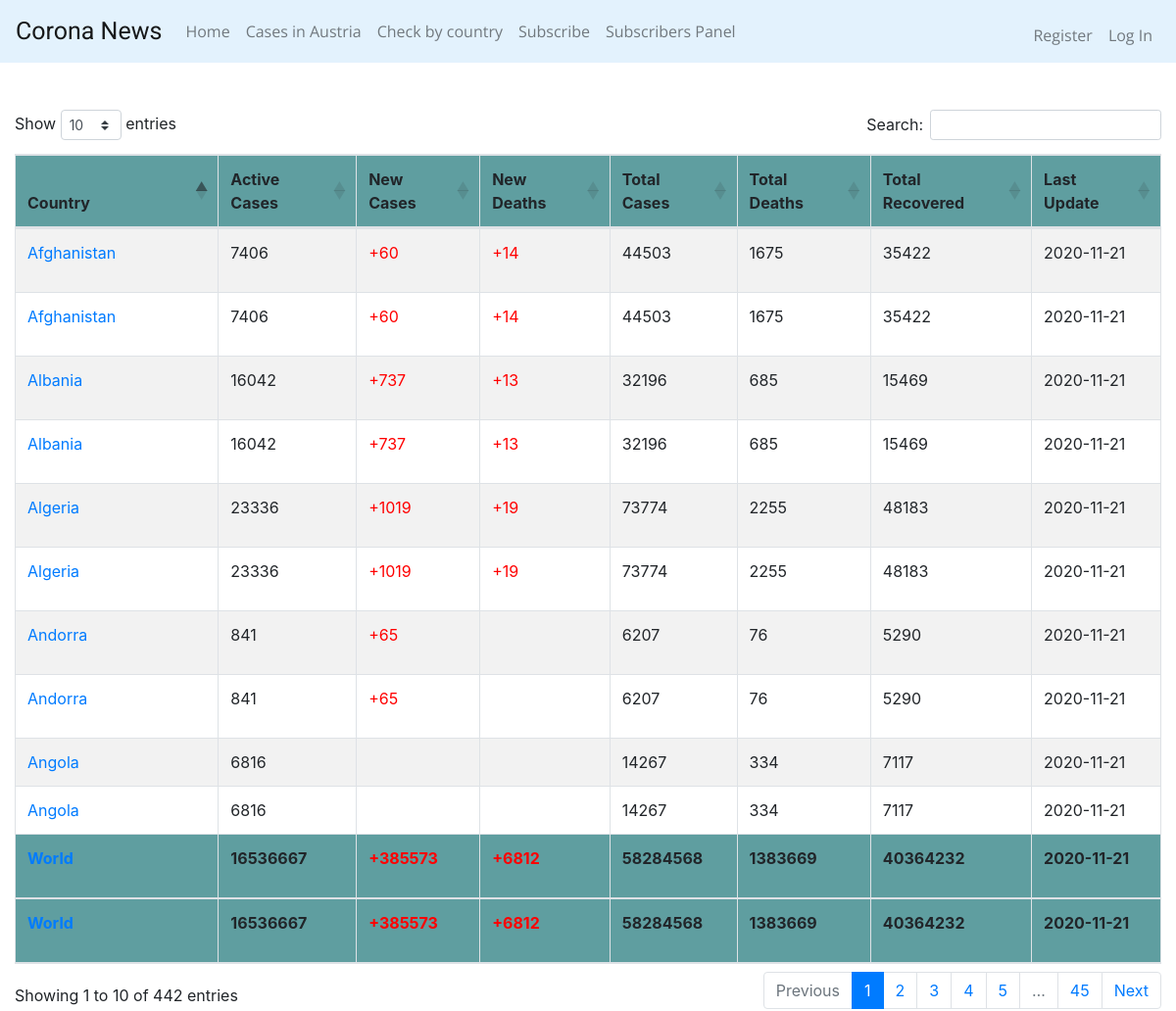
Before: /casesWorld with the older database file.
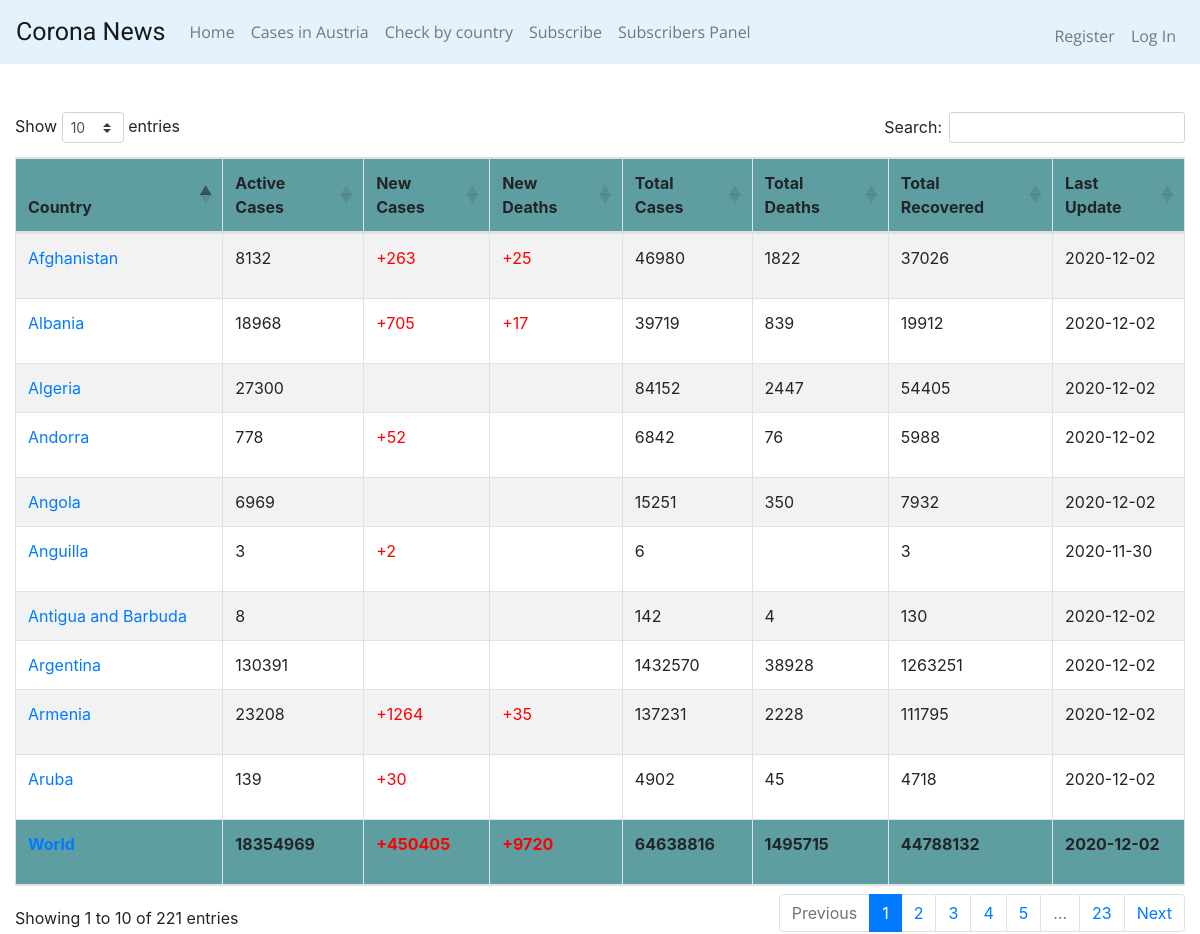
After: the same page with the newer database file.
### tables this page shows
CREATE TABLE casesWorld (id INTEGER PRIMARY KEY AUTOINCREMENT NOT NULL, country TEXT, active INTEGER, new INTEGER, deaths INTEGER, totalCases INTEGER, totalDeaths INTEGER, totalRecovered INTEGER, date date);

### app.py (the view)
@app.route("/casesWorld")
def casesWorld():
    tblCasesWorld = "casesWorld"
    tableValues = {}
    totalCases = {}
    tableValues = select_cases(tblCasesWorld)
    totalCases = select_cases_where_country(tblCasesWorld, "World")
    return render_template('casesWorld.html', casesWorld=tableValues, totalCases=totalCases)

### app.py (called while the page is built)
@app.after_request
def after_request(response):
    response.headers["Cache-Control"] = "no-cache, no-store, must-revalidate"
    response.headers["Expires"] = 0
    response.headers["Pragma"] = "no-cache"
    return response

### coronaCasesDAO.py (called while the page is built)
def select_cases(tableName):
    conn = connect_to_db()
    conn.row_factory = dict_factory
    cursor = conn.cursor()
    format_str = """SELECT country, active, new, deaths, totalCases, totalDeaths, totalRecovered, date FROM "{table}";"""
    sql_command = format_str.format(table=tableName)
    cursor.execute(sql_command)
    result = cursor.fetchall()
    conn.close()
    return result

def select_cases_where_country(tableName, country):
    conn = connect_to_db()
    conn.row_factory = dict_factory
    cursor = conn.cursor()
    format_str = """SELECT country, active, new, deaths, totalCases, totalDeaths, totalRecovered, date FROM "{table}" WHERE country="{countryName}";"""
    sql_command = format_str.format(table=tableName, countryName=country)
    cursor.execute(sql_command)
    result = cursor.fetchall()
    conn.close()
    return result

### helpers.py (called while the page is built)
def connect_to_db():
    conn = sqlite3.connect('coronaDatabase.db')
    return conn

### templates/casesWorld.html (shortened to what this page needs)
{% extends "layout.html" %}
{% block headSergiu %}
    <link href="https://cdn.datatables.net/1.10.22/css/dataTables.bootstrap4.min.css" rel="stylesheet">
{% endblock %}
{% block main %}
    <div class="col">
        <br>
        <table id="example" class="table table-striped table-bordered" style="width:100%">
            <thead>
                <tr style="background-color:cadetblue">
                    <th>Country</th>
                    <th>Active Cases</th>
                    <th>New Cases</th>
                    <th>New Deaths</th>
                    <th>Total Cases</th>
                    <th>Total Deaths</th>
                    <th>Total Recovered</th>
                    <th>Last Update</th>
                </tr>
            </thead>
            <tfoot>
                {% for dict_item in totalCases %}
                <tr style="background-color: cadetblue; font-weight: bold;">
                    <td >
                        {% set country = dict_item.get("country") %}
                        <a href="/history/{{ country }}" target="_blank">{{ country }}</a>
                    </td>
                    <td>
                        {{dict_item.get("active")}}
                    </td>
                    <td style="color:red;">
                        {% set new = dict_item.get("new") %}
                        {% if new != "" %}
                            <p>+{{ new }}</p>
                        {% else %}
                            <p></p>
                        {% endif %}
                    </td>
                    <td style="color:red;">
                        {% set deaths = dict_item.get("deaths") %}
                        {% if deaths != "" %}
                            <p>+{{ deaths }}</p>
                        {% else %}
                            <p></p>
                        {% endif %}
                    </td>
                    <td>
                        {{dict_item.get("totalCases")}}
                    </td>
                    <td>
                        {{dict_item.get("totalDeaths")}}
                    </td>
                    <td>
                        {{dict_item.get("totalRecovered")}}
                    </td>
                    <td>
                        {{dict_item.get("date")}}
                    </td>
                </tr>
                {% endfor %}
            </tfoot>
            <tbody>
            {% for dict_item in casesWorld %}
                <tr>
                        <td>
                            {% set country = dict_item.get("country") %}
                            <a href="/history/{{ country }}">{{ country }}</a>
                        </td>
                        <td>
                            {{dict_item.get("active")}}
                        </td>
                        <td style="color: red;">
                            {% set new = dict_item.get("new") %}
                            {% if new != "" %}
                                <p>+{{ new }}</p>
                            {% else %}
                                <p></p>
                            {% endif %}
                        </td>
                        <td style="color: red;">
                            {% set deaths = dict_item.get("deaths") %}
                            {% if deaths != "" %}
                                <p>+{{ deaths }}</p>
                            {% else %}
                                <p></p>
                            {% endif %}
                        </td>
                        <td>
                            {{dict_item.get("totalCases")}}
                        </td>
                        <td>
                            {{dict_item.get("totalDeaths")}}
                        </td>
                        <td>
                            {{dict_item.get("totalRecovered")}}
                        </td>
                        <td>
                            {{dict_item.get("date")}}
                        </td>
                </tr>
            {% endfor %}
            </tbody>
        </table>
    </div>
{% endblock %}

Changed rows visible on the page:
removed casesWorld: country "World", get "16536667", new "385573", deaths "6812", get "58284568", get "1383669", get "40364232", get "2020-11-21"
removed casesWorld: country "World", get "16536667", new "385573", deaths "6812", get "58284568", get "1383669", get "40364232", get "2020-11-21"
removed casesWorld: country "Algeria", get "23336", new "1019", deaths "19", get "73774", get "2255", get "48183", get "2020-11-21"
removed casesWorld: country "Afghanistan", get "7406", new "60", deaths "14", get "44503", get "1675", get "35422", get "2020-11-21"
removed casesWorld: country "Albania", get "16042", new "737", deaths "13", get "32196", get "685", get "15469", get "2020-11-21"
removed casesWorld: country "Angola", get "6816", get "14267", get "334", get "7117", get "2020-11-21"
removed casesWorld: country "Andorra", get "841", new "65", get "6207", get "76", get "5290", get "2020-11-21"
removed casesWorld: country "Algeria", get "23336", new "1019", deaths "19", get "73774", get "2255", get "48183", get "2020-11-21"
removed casesWorld: country "Afghanistan", get "7406", new "60", deaths "14", get "44503", get "1675", get "35422", get "2020-11-21"
removed casesWorld: country "Albania", get "16042", new "737", deaths "13", get "32196", get "685", get "15469", get "2020-11-21"
removed casesWorld: country "Angola", get "6816", get "14267", get "334", get "7117", get "2020-11-21"
removed casesWorld: country "Andorra", get "841", new "65", get "6207", get "76", get "5290", get "2020-11-21"
added casesWorld: country "World", get "18354969", new "450405", deaths "9720", get "64638816", get "1495715", get "44788132", get "2020-12-02"
added casesWorld: country "Argentina", get "130391", get "1432570", get "38928", get "1263251", get "2020-12-02"
added casesWorld: country "Armenia", get "23208", new "1264", deaths "35", get "137231", get "2228", get "111795", get "2020-12-02"
added casesWorld: country "Algeria", get "27300", get "84152", get "2447", get "54405", get "2020-12-02"
added casesWorld: country "Afghanistan", get "8132", new "263", deaths "25", get "46980", get "1822", get "37026", get "2020-12-02"
added casesWorld: country "Albania", get "18968", new "705", deaths "17", get "39719", get "839", get "19912", get "2020-12-02"
added casesWorld: country "Angola", get "6969", get "15251", get "350", get "7932", get "2020-12-02"
added casesWorld: country "Andorra", get "778", new "52", get "6842", get "76", get "5988", get "2020-12-02"
added casesWorld: country "Aruba", get "139", new "30", get "4902", get "45", get "4718", get "2020-12-02"
added casesWorld: country "Antigua and Barbuda", get "8", get "142", get "4", get "130", get "2020-12-02"
added casesWorld: country "Anguilla", get "3", new "2", get "6", get "2020-11-30"
Other visible differences:
text written by a page script: "Show entries Search: Showing 1 to 10 of 442 entries Previous 1 2 3 4 5 … 45 Next" → "Show entries Search: Showing 1 to 10 of 221 entries Previous 1 2 3 4 5 … 23 Next"
